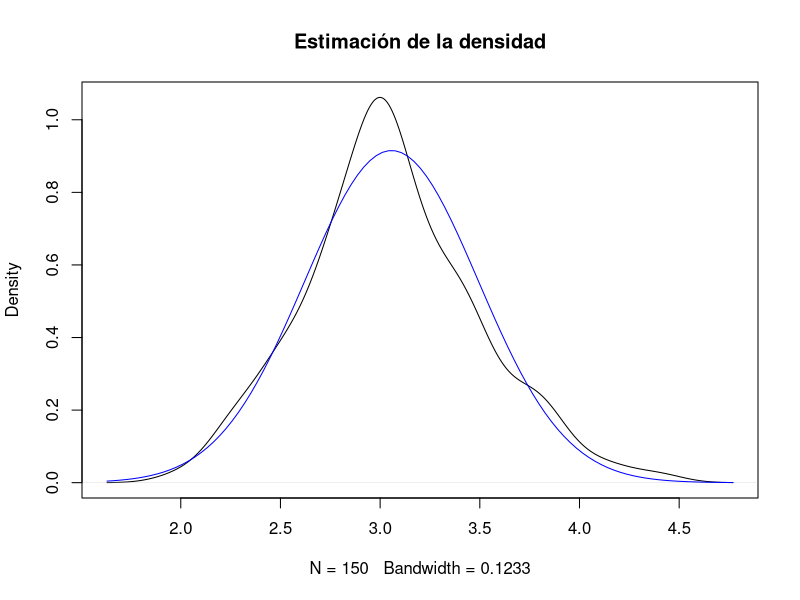
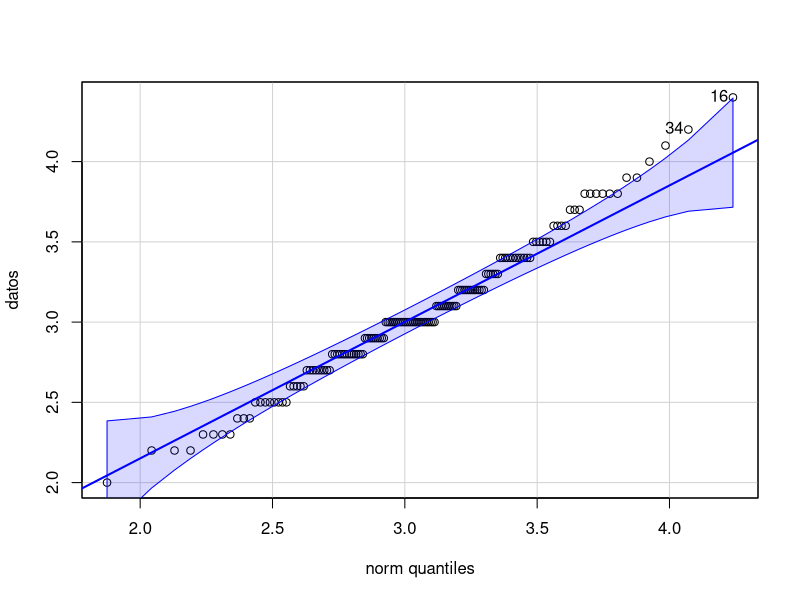
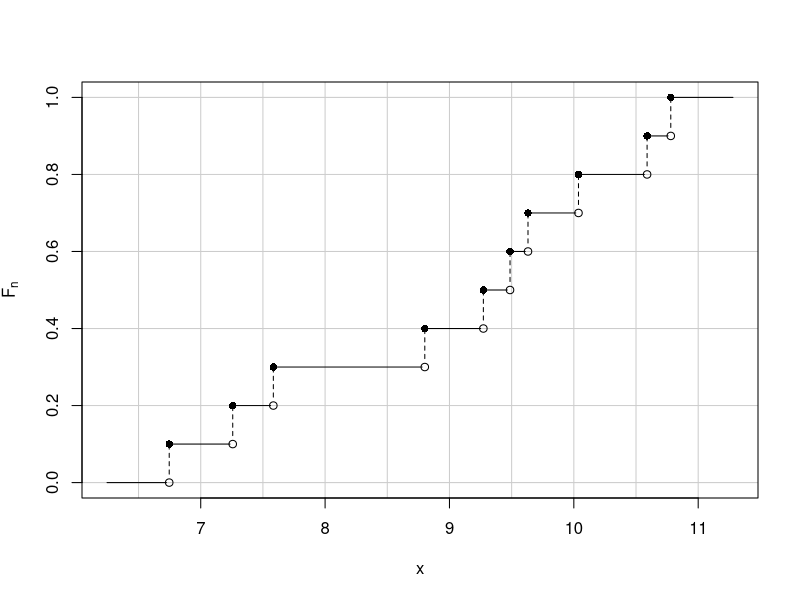
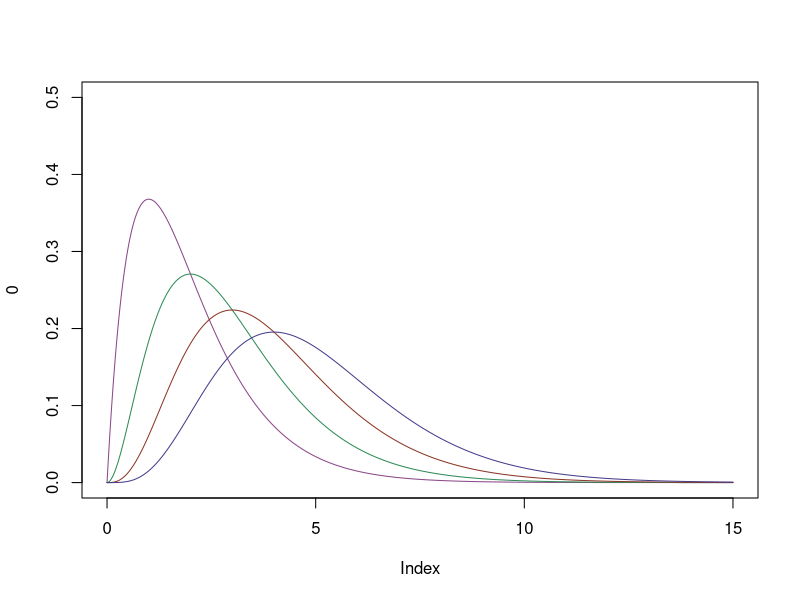

Here is the R script that generated these plots, in order:
## ---- chunk 1
knitr::opts_chunk$set(echo = TRUE, collapse=TRUE)
## ---- chunk 2
datos = iris$Sepal.Width
mu = mean(datos)
sigma = sd(datos)
## ---- chunk 3
plot(density(datos), main="Estimación de la densidad")
curve(dnorm(x,mu,sigma),col="blue",add=T)
#summary(density(datos)[])
## ---- chunk 4
library(car)
qqPlot(datos, distribution="norm", mean=mu, sd=sigma)
## ---- chunk 5
set.seed(2020)
muestra.flores = sample(iris$Species, 10)
chisq.test(table(muestra.flores), simulate.p.value = T)
## ---- chunk 6
merge.class = TRUE
n = 576
lambdagorro = (0*299+1*211+2*93+3*35+4*7+5*1)/n
n.parametros = 1
df = data.frame(
  desde = c(0  , 1  , 2  , 3  , 4  , 5  ),
  hasta = c(0  , 1  , 2  , 3  , 4  , 5  ),
  o_i =   c(229, 211, 93 , 35 , 7  , 1  )
)
df$p_i = dpois(df$hasta,lambdagorro)
df[nrow(df),]$p_i = 1-ppois(df[nrow(df),]$hasta-1,lambdagorro)
df$e_i = n*df$p_i
if (merge.class) {
  j = 1
  for (i in 1:nrow(df)) {
    n = nrow(df)
    if (df[j,]$e_i < 5) {
      if (j > 1) {
        if (j < n) {
          if (df[j-1,]$e_i < df[j+1,]$e_i) { j = j-1 }
        } else { j = j-1 }
      }
      df[j,]$hasta = df[j+1,]$hasta
      df[j,]$o_i = sum(df[j:(j+1),]$o_i)
      df[j,]$p_i = sum(df[j:(j+1),]$p_i)
      df[j,]$e_i = sum(df[j:(j+1),]$e_i)
      if (j+2 <= n) {
        df = rbind(df[1:j,],df[(j+2):n,])
      } else { df = df[1:j,] }
    } else { j = j+1 }
  }
  rownames(df) = 1:nrow(df)
}
df[nrow(df),]$hasta = Inf
df$chi_i = (df$o_i-df$e_i)^2/df$e_i
##
round(df, 2)
##
(chi0 = sum((df$o_i-df$e_i)^2/df$e_i))
##
(p.value = 1-pchisq(chi0,nrow(df)-1-n.parametros))
##
sum(df$e_i)
## ---- chunk 7
set.seed(10)
n = 10
x = sort(rnorm(n,10,2))
## ---- chunk 8
n = length(x)
plot(0, type='n', xlim=c(min(x)-0.5,max(x)+0.5), ylim=c(0,1),
  xlab="x", ylab=expression(F[n]),
  panel.first=(
    abline(
      h=seq(0,1,by=0.2),
      v=seq(floor(min(x)-0.5),ceiling(max(x)+0.5),by=0.5),
      col='gray80'
    )
  )
)
v = 0.022
for (i in 1:(n-1)) {
  lines(c(x[i],x[i+1]-v),rep(i/n,2))
  lines(rep(x[i],2),c((i-1)/n+v,i/n),lty='dashed')
  points(x[i],(i-1)/n,pch=1)
  points(x[i],i/n,pch=16)
}
lines(c(x[1]-0.5,x[1]-v),c(0,0))
points(x[n],(n-1)/n,pch=1)
lines(rep(x[n],2),c((n-1)/n+v,1),lty='dashed')
points(x[n],1,pch=16)
lines(c(x[n],x[n]+0.5),c(1,1))
## ---- chunk 9
data = c(0.873, 0.121, 2.817, -0.945, -0.55, -1.436, 0.36, -1.478, -1.869, -1.637)
## ---- chunk 10
library(nortest)
lillie.test(
  data # muestra de una variable continua
)
## ---- chunk 11
library(nortest)
ad.test(
  data # muestra de una variable continua
)
## ---- chunk 12
shapiro.test(
  data # muestra de una variable continua
)
## ---- chunk 13
x = seq(0,15,by=0.01)
imin = 2; imax = 5;
jmin = 2; jmax = 5;
cols = c("orchid","seagreen","tomato","slateblue")
plot(0, type='n', xlim=c(min(x),max(x)), ylim=c(0,0.5))
for (i in imin:imax) {
  #j = i
  for (j in jmin:jmax) {
    #lines(x, dbeta(x,i,j), col=paste(cols[i-1],j-1,sep=''))
  }
  lines(x, dgamma(x,i), col=paste(cols[i-1],j-1,sep=''))
}
#plot(rep(x,36),dbeta(x,0:5,0:5),type='l')
